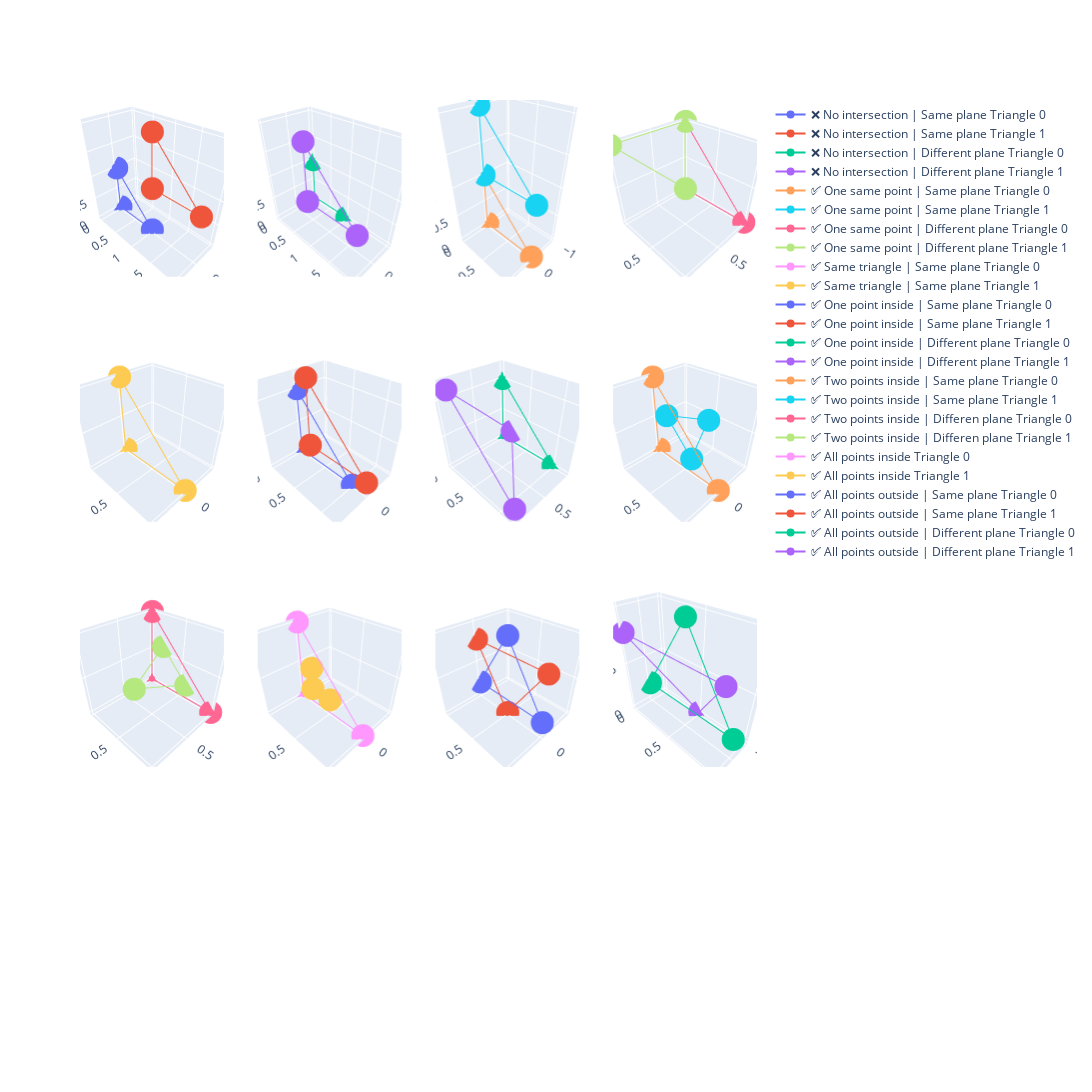

The cell this chart's notebook holds for it:
### Code cell
test_sat = [
    [
        np.array([[0, 0, 0], [0, 0, 1], [0, 1, 0]]),
        np.array([[0, 1, 1], [0, 1, 2], [0, 2, 1]]),
        "❌ No intersection | Same plane",
    ],
    [
        np.array([[0, 0, 0], [0, 0, 1], [0, 1, 0]]),
        np.array([[1, 1, 1], [1, 1, 2], [1, 2, 1]]),
        "❌ No intersection | Different plane",
    ],
    [
        np.array([[0, 0, 0], [0, 0, 1], [0, 1, 0]]),
        np.array([[0, 0, 1], [0, 0, 2], [0, 1, 1]]),
        "✅ One same point | Same plane",
    ],
    [
        np.array([[0, 0, 0], [0, 0, 1], [0, 1, 0]]),
        np.array([[0, 0, 1], [1, 0, 1], [1, 1, 1]]),
        "✅ One same point | Different plane",
    ],
    [
        np.array([[0, 0, 0], [0, 0, 1], [0, 1, 0]]),
        np.array([[0, 0, 0], [0, 0, 1], [0, 1, 0]]),
        "✅ Same triangle | Same plane",
    ],
    [
        np.array([[0, 0, 0], [0, 0, 1], [0, 1, 0]]),
        np.array([[0, 0.2, 0.2], [0, 0.2, 1.2], [0, 1.2, 0.2]]),
        "✅ One point inside | Same plane",
    ],
    [
        np.array([[0, 0, 0], [0, 0, 1], [0, 1, 0]]),
        np.array([[0, 0.2, 0.2], [1, 0.2, 1.2], [1, 1.2, 0.2]]),
        "✅ One point inside | Different plane",
    ],
    [
        np.array([[0, 0, 0], [0, 0, 1], [0, 1, 0]]),
        np.array([[0, 0.6, 0.2], [0, 0.2, 0.6], [0, 0.8, 0.8]]),
        "✅ Two points inside | Same plane",
    ],
    [
        np.array([[0, 0, 0], [0, 0, 1], [0, 1, 0]]),
        np.array([[0, 0.6, 0.2], [0, 0.2, 0.6], [1, 0.8, 0.8]]),
        "✅ Two points inside | Differen plane",
    ],
    [
        np.array([[0, 0, 0], [0, 0, 1], [0, 1, 0]]),
        np.array(
            [
                [0, 0.2, 0.2],
                [0, 0.5, 0.2],
                [0, 0.2, 0.5],
            ]
        ),
        "✅ All points inside",
    ],
    [
        np.array([[0, 0, 0.2], [0, 0.5, 1], [0, 1, 0.2]]),
        np.array([[0, 0, 0.8], [0, 0.5, 0], [0, 1, 0.8]]),
        "✅ All points outside | Same plane",
    ],
    [
        np.array([[0, 0, 0.2], [0, 0.5, 1], [0, 1, 0.2]]),
        np.array([[0.2, 0, 0.8], [-0.2, 0.5, 0], [0.2, 1, 0.8]]),
        "✅ All points outside | Different plane",
    ],
]

visualize_triangle_grid(test_sat)

### Figure 1 — Plotly figure (JSON) as saved in the notebook; plotly's stock layout.template omitted (floating-point values rounded to 4 significant figures)
{"data": [{"mode": "lines+markers", "name": "❌ No intersection | Same plane Triangle 0", "scene": "scene", "type": "scatter3d", "x": [0, 0, 0, 0], "y": [0, 0, 1, 0], "z": [0, 1, 0, 0]}, {"mode": "lines+markers", "name": "❌ No intersection | Same plane Triangle 1", "scene": "scene", "type": "scatter3d", "x": [0, 0, 0, 0], "y": [1, 1, 2, 1], "z": [1, 2, 1, 1]}, {"mode": "lines+markers", "name": "❌ No intersection | Different plane Triangle 0", "scene": "scene2", "type": "scatter3d", "x": [0, 0, 0, 0], "y": [0, 0, 1, 0], "z": [0, 1, 0, 0]}, {"mode": "lines+markers", "name": "❌ No intersection | Different plane Triangle 1", "scene": "scene2", "type": "scatter3d", "x": [1, 1, 1, 1], "y": [1, 1, 2, 1], "z": [1, 2, 1, 1]}, {"mode": "lines+markers", "name": "✅ One same point | Same plane Triangle 0", "scene": "scene3", "type": "scatter3d", "x": [0, 0, 0, 0], "y": [0, 0, 1, 0], "z": [0, 1, 0, 0]}, {"mode": "lines+markers", "name": "✅ One same point | Same plane Triangle 1", "scene": "scene3", "type": "scatter3d", "x": [0, 0, 0, 0], "y": [0, 0, 1, 0], "z": [1, 2, 1, 1]}, {"mode": "lines+markers", "name": "✅ One same point | Different plane Triangle 0", "scene": "scene4", "type": "scatter3d", "x": [0, 0, 0, 0], "y": [0, 0, 1, 0], "z": [0, 1, 0, 0]}, {"mode": "lines+markers", "name": "✅ One same point | Different plane Triangle 1", "scene": "scene4", "type": "scatter3d", "x": [0, 1, 1, 0], "y": [0, 0, 1, 0], "z": [1, 1, 1, 1]}, {"mode": "lines+markers", "name": "✅ Same triangle | Same plane Triangle 0", "scene": "scene5", "type": "scatter3d", "x": [0, 0, 0, 0], "y": [0, 0, 1, 0], "z": [0, 1, 0, 0]}, {"mode": "lines+markers", "name": "✅ Same triangle | Same plane Triangle 1", "scene": "scene5", "type": "scatter3d", "x": [0, 0, 0, 0], "y": [0, 0, 1, 0], "z": [0, 1, 0, 0]}, {"mode": "lines+markers", "name": "✅ One point inside | Same plane Triangle 0", "scene": "scene6", "type": "scatter3d", "x": [0, 0, 0, 0], "y": [0, 0, 1, 0], "z": [0, 1, 0, 0]}, {"mode": "lines+markers", "name": "✅ One point inside | Same plane Triangle 1", "scene": "scene6", "type": "scatter3d", "x": [0, 0, 0, 0], "y": [0.2, 0.2, 1.2, 0.2], "z": [0.2, 1.2, 0.2, 0.2]}, {"mode": "lines+markers", "name": "✅ One point inside | Different plane Triangle 0", "scene": "scene7", "type": "scatter3d", "x": [0, 0, 0, 0], "y": [0, 0, 1, 0], "z": [0, 1, 0, 0]}, {"mode": "lines+markers", "name": "✅ One point inside | Different plane Triangle 1", "scene": "scene7", "type": "scatter3d", "x": [0, 1, 1, 0], "y": [0.2, 0.2, 1.2, 0.2], "z": [0.2, 1.2, 0.2, 0.2]}, {"mode": "lines+markers", "name": "✅ Two points inside | Same plane Triangle 0", "scene": "scene8", "type": "scatter3d", "x": [0, 0, 0, 0], "y": [0, 0, 1, 0], "z": [0, 1, 0, 0]}, {"mode": "lines+markers", "name": "✅ Two points inside | Same plane Triangle 1", "scene": "scene8", "type": "scatter3d", "x": [0, 0, 0, 0], "y": [0.6, 0.2, 0.8, 0.6], "z": [0.2, 0.6, 0.8, 0.2]}, {"mode": "lines+markers", "name": "✅ Two points inside | Differen plane Triangle 0", "scene": "scene9", "type": "scatter3d", "x": [0, 0, 0, 0], "y": [0, 0, 1, 0], "z": [0, 1, 0, 0]}, {"mode": "lines+markers", "name": "✅ Two points inside | Differen plane Triangle 1", "scene": "scene9", "type": "scatter3d", "x": [0, 0, 1, 0], "y": [0.6, 0.2, 0.8, 0.6], "z": [0.2, 0.6, 0.8, 0.2]}, {"mode": "lines+markers", "name": "✅ All points inside Triangle 0", "scene": "scene10", "type": "scatter3d", "x": [0, 0, 0, 0], "y": [0, 0, 1, 0], "z": [0, 1, 0, 0]}, {"mode": "lines+markers", "name": "✅ All points inside Triangle 1", "scene": "scene10", "type": "scatter3d", "x": [0, 0, 0, 0], "y": [0.2, 0.5, 0.2, 0.2], "z": [0.2, 0.2, 0.5, 0.2]}, {"mode": "lines+markers", "name": "✅ All points outside | Same plane Triangle 0", "scene": "scene11", "type": "scatter3d", "x": [0, 0, 0, 0], "y": [0, 0.5, 1, 0], "z": [0.2, 1, 0.2, 0.2]}, {"mode": "lines+markers", "name": "✅ All points outside | Same plane Triangle 1", "scene": "scene11", "type": "scatter3d", "x": [0, 0, 0, 0], "y": [0, 0.5, 1, 0], "z": [0.8, 0, 0.8, 0.8]}, {"mode": "lines+markers", "name": "✅ All points outside | Different plane Triangle 0", "scene": "scene12", "type": "scatter3d", "x": [0, 0, 0, 0], "y": [0, 0.5, 1, 0], "z": [0.2, 1, 0.2, 0.2]}, {"mode": "lines+markers", "name": "✅ All points outside | Different plane Triangle 1", "scene": "scene12", "type": "scatter3d", "x": [0.2, -0.2, 0.2, 0.2], "y": [0, 0.5, 1, 0], "z": [0.8, 0, 0.8, 0.8]}], "layout": {"height": 1600, "scene": {"domain": {"x": [0, 0.2125], "y": [0.8063, 1]}}, "scene10": {"domain": {"x": [0.2625, 0.475], "y": [0.2687, 0.4625]}}, "scene11": {"domain": {"x": [0.525, 0.7375], "y": [0.2687, 0.4625]}}, "scene12": {"domain": {"x": [0.7875, 1], "y": [0.2687, 0.4625]}}, "scene13": {"domain": {"x": [0, 0.2125], "y": [0, 0.1938]}}, "scene14": {"domain": {"x": [0.2625, 0.475], "y": [0, 0.1938]}}, "scene15": {"domain": {"x": [0.525, 0.7375], "y": [0, 0.1938]}}, "scene16": {"domain": {"x": [0.7875, 1], "y": [0, 0.1938]}}, "scene2": {"domain": {"x": [0.2625, 0.475], "y": [0.8063, 1]}}, "scene3": {"domain": {"x": [0.525, 0.7375], "y": [0.8063, 1]}}, "scene4": {"domain": {"x": [0.7875, 1], "y": [0.8063, 1]}}, "scene5": {"domain": {"x": [0, 0.2125], "y": [0.5375, 0.7312]}}, "scene6": {"domain": {"x": [0.2625, 0.475], "y": [0.5375, 0.7312]}}, "scene7": {"domain": {"x": [0.525, 0.7375], "y": [0.5375, 0.7312]}}, "scene8": {"domain": {"x": [0.7875, 1], "y": [0.5375, 0.7312]}}, "scene9": {"domain": {"x": [0, 0.2125], "y": [0.2687, 0.4625]}}, "width": 1600}}
